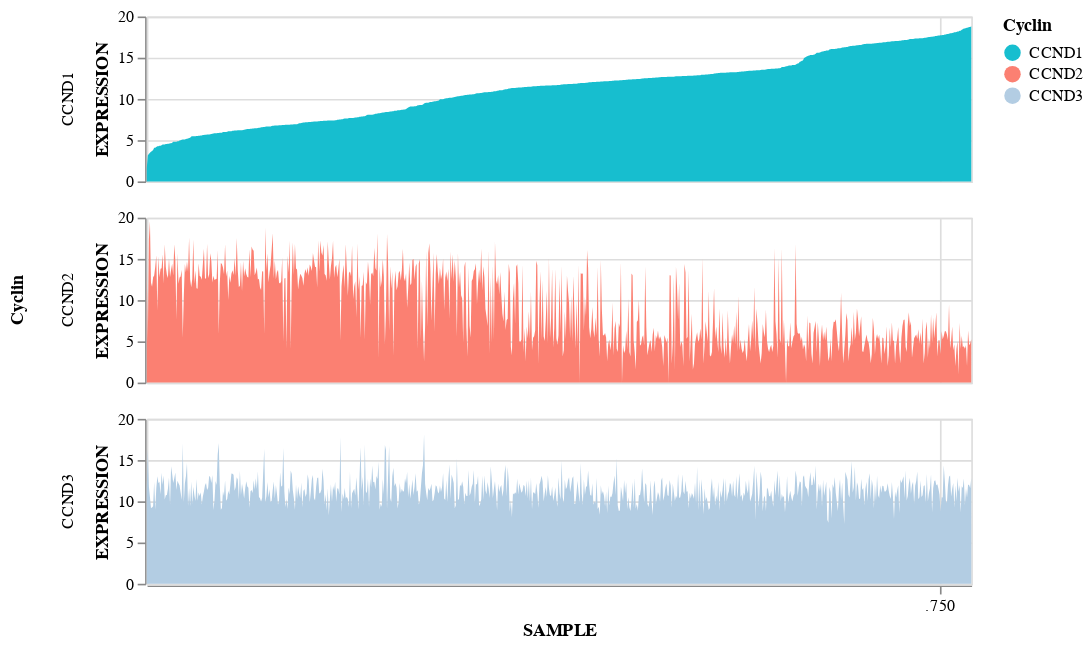

Write notebook code for a chart like this one.
### Code cell
# Altair_Fig3 --> hacer interactiva al presentar el ćodigo. 

source = df2
domain = ['CCND1', 'CCND2', 'CCND3']
range = ['#17becf', '#fb8072', '#b3cde3']

alt.Chart(source).transform_filter(
    alt.datum.symbol != 'GOOG'
).mark_area().encode(
    x='SAMPLE:T',
    y='EXPRESSION:Q',
    color= alt.Color('Cyclin:N', scale=alt.Scale(domain=domain, range=range )),
    row=alt.Row('Cyclin:N', sort=['CCND1', 'CCND2', 'CCND3'])
).properties(height=100, width=500)

### Figure 1 — Vega-Lite specification as saved in the notebook (floating-point values rounded to 4 significant figures; data arrays with more than 128 entries replaced by an {"elided": "..."} marker saying what was removed)
{"config": {"view": {"continuousWidth": 400, "continuousHeight": 300}}, "data": {"name": "data-90909f132e1678e2c1dc4f3a7433873f"}, "mark": "area", "encoding": {"color": {"field": "Cyclin", "scale": {"domain": ["CCND1", "CCND2", "CCND3"], "range": ["#17becf", "#fb8072", "#b3cde3"]}, "type": "nominal"}, "row": {"field": "Cyclin", "sort": ["CCND1", "CCND2", "CCND3"], "type": "nominal"}, "x": {"field": "SAMPLE", "type": "temporal"}, "y": {"field": "EXPRESSION", "type": "quantitative"}}, "height": 100, "transform": [{"filter": "(datum.symbol !== 'GOOG')"}], "width": 500, "$schema": "https://vega.github.io/schema/vega-lite/v4.17.0.json", "datasets": {"data-90909f132e1678e2c1dc4f3a7433873f": {"elided": "2340 records"}}}
